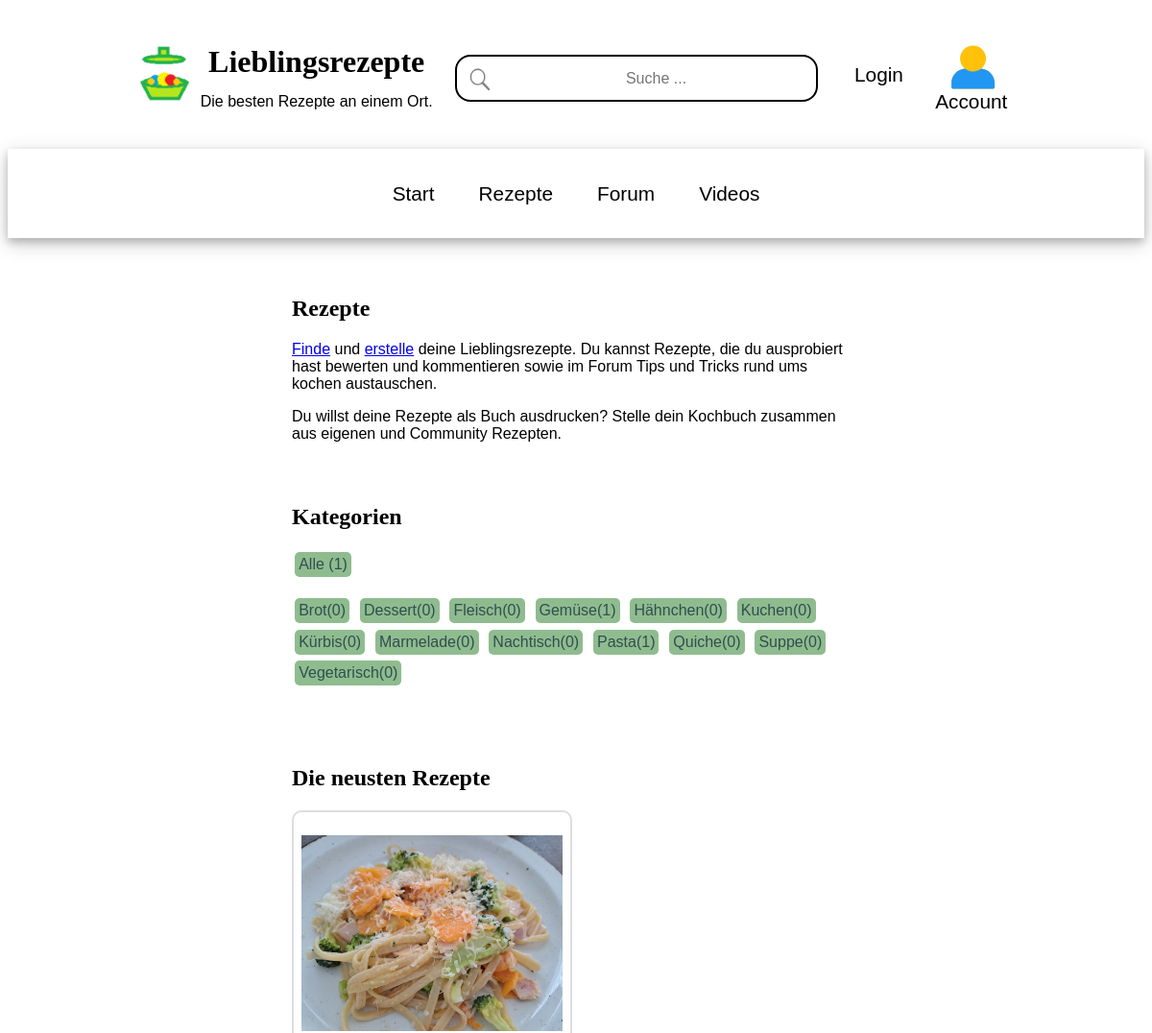
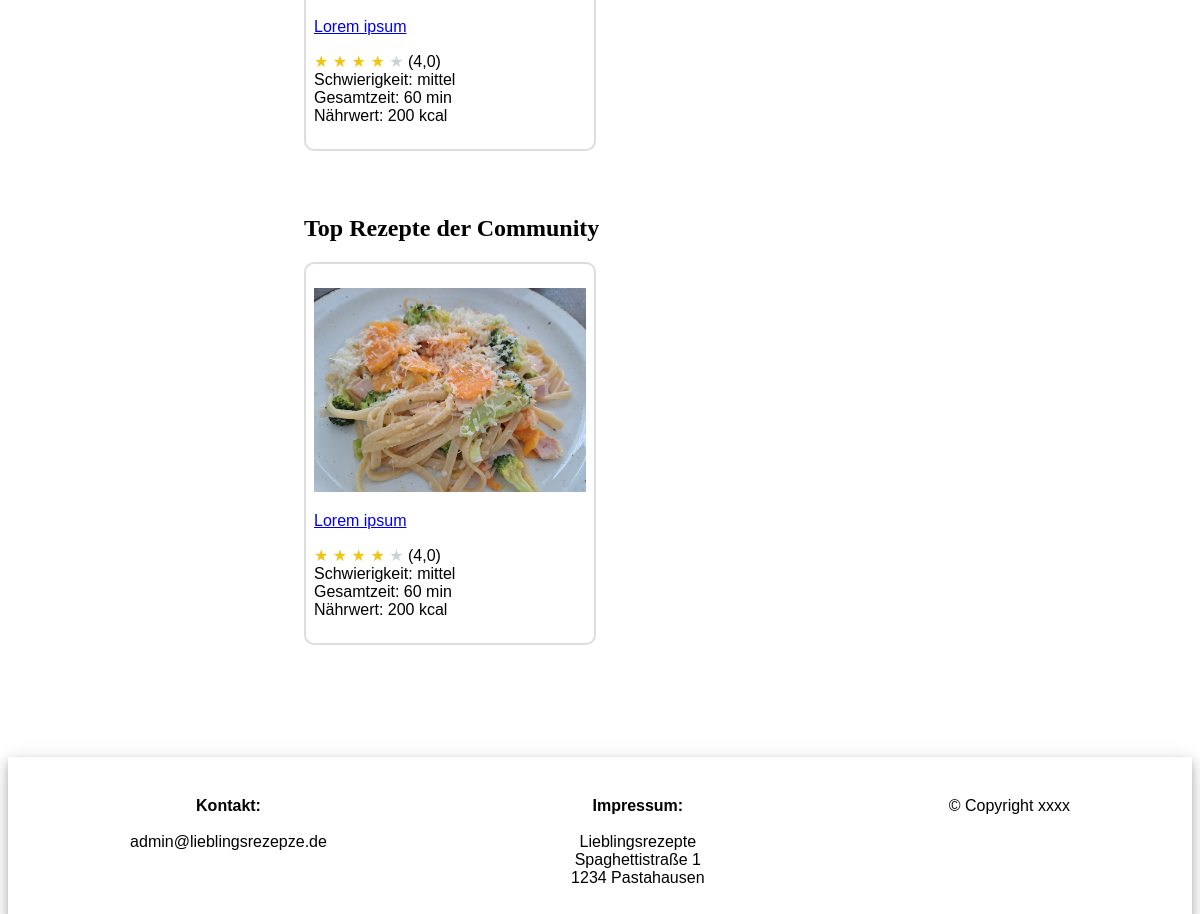
The page / on the database its author committed (2 pictures, top to bottom).
### recipes_app/models.py (models this page shows, shortened)
class Topic(models.Model):
    name = models.CharField(max_length=200, unique=True)
    class Meta:
        ordering = ['name']

class Recipe(models.Model):
    owner = models.ForeignKey(User, on_delete=models.SET_NULL, null=True)
    likes = models.ManyToManyField(User,  blank=True, related_name="likes")
    name = models.CharField(max_length=500)
    updated = models.DateTimeField(auto_now=True)
    created = models.DateTimeField(auto_now_add=True)
    topic = models.ManyToManyField(Topic, blank=True)
    persons = models.IntegerField()
    ingredients = models.TextField(null=True, blank=True)
    steps = models.TextField(null=True, blank=True)
    tips = models.TextField(null=True, blank=True)
    reference = models.TextField(null=True, blank=True)
    nutrients_person = models.FloatField(null=True, blank=True, default=0.0)
    nutrients_table = models.TextField(null=True, blank=True)
    expected_time_total = models.FloatField(null=True, blank=True, default=0.0)
    expected_time_work = models.FloatField(null=True, blank=True, default=0.0)
    expected_time_bake = models.FloatField(null=True, blank=True, default=0.0)
    expected_time_rest = models.FloatField(null=True, blank=True, default=0.0)
    difficulty = models.IntegerField(null=True, blank=True, default=0)
    image_meal = models.ImageField(blank=True, upload_to="recipes")
    rating_mean = models.FloatField(null=True, blank=True, default=0.0)
    rating_count = models.IntegerField(null=True, blank=True, default=0)
    rating_1 = models.IntegerField(null=True, blank=True, default=0)
    rating_2 = models.IntegerField(null=True, blank=True, default=0)
    rating_3 = models.IntegerField(null=True, blank=True, default=0)
    rating_4 = models.IntegerField(null=True, blank=True, default=0)
    rating_5 = models.IntegerField(null=True, blank=True, default=0)
    class Meta:
        ordering = ['-updated', '-created']

### recipes_app/views.py (the view)
# urls.py: 2. Add a URL to urlpatterns:  path('', views.home, name='home')
def home(request):
    max_recipes = Recipe.objects.count()
    recipes_latest = Recipe.objects.all()[:6]
    recipes_best = Recipe.objects.all()[:6]
    topics = Topic.objects.all()
    recipes = Recipe.objects.all()
    context = {
               "max_recipes": max_recipes,
               "topics": topics,
               "recipes_latest": recipes_latest,
               "recipes_best": recipes_best,
                "diff_lookup": COOKING_DIFFICULTY_LOOKUP,
    }
    return render(request, 'recipes_app/home.html', context)

### recipes_app/templates/recipes_app/home.html
{% extends 'main.html' %}
{% block content %}
<div class="main-container">
    <div class="main-middle-column">
        <div class="card">
            <h2>Rezepte</h2>
            <p> <a href="{% url 'recipes' %}">Finde</a> und <a href="{% url 'create-recipe' %}">erstelle</a> deine Lieblingsrezepte.
                Du kannst Rezepte, die du ausprobiert hast bewerten und kommentieren sowie im Forum Tips und Tricks rund ums kochen austauschen. </p>
            <p> Du willst deine Rezepte als Buch ausdrucken? Stelle dein Kochbuch zusammen aus eigenen und Community Rezepten. </p>
        </div>
        <div class="card">
            <h2>Kategorien</h2>
            <div class="topic-container">
                <a href="{% url 'recipes' %}" class="topic-link">Alle ({{max_recipes}})</a>
                <p>
                {% for topic in topics %}
                    <a href="{% url 'recipes' %}?tpc={{topic.id}}" class="topic-link">
                        {{topic.name}}({{topic.recipe_set.all.count}})
                    </a>
                {% endfor %}
                </p>
            </div>
        </div>
        <div class="card">
            <h2>Die neusten Rezepte</h2>
            <div class="grid-container">
            {% for recipe in recipes_latest %}
                <div class="grid-item">
                    <p>
                        {% if recipe.image_meal %}
                        <a href="{% url 'recipe' recipe.id %}"><img src="{{ recipe.image_meal.url }}" style="width: 100%; height: 100%;" ></a>
                        {% endif %}
                    </p>
                    <a href="{% url 'recipe' recipe.id %}">{{recipe.name}}</a>
                    <p>
                        {% if recipe.rating_mean %}
                            {% for i in '12345'|make_list  %}
                                {% if i|add:"0" <= recipe.rating_mean %}
                                    <span style='color:#f1c40f'>&#9733;</span>
                                {% else %}
                                    <span style='color:#ccd1d1'>&#9733;</span>
                                {% endif %}
                            {% endfor %}
                        {% else %}
                            <span style='color:#ccd1d1'>&#9733; &#9733; &#9733; &#9733; &#9733;</span>
                        {% endif %}
                        ({{ recipe.rating_mean|default_if_none:"-" }}) <br>
                        Schwierigkeit:
                        {% if recipe.difficulty in diff_lookup %}
                            {% for key, value in diff_lookup.items %}
                            {% if key == recipe.difficulty %}
                                {{value}}
                            {% endif %}
                            {% endfor %}
                        {% else %}
                            Grad {{ recipe.difficulty|default_if_none:"-" }}
                        {% endif%}
                        <br>
                        Gesamtzeit: {{ recipe.expected_time_total|floatformat:"0" }} min <br>
                        {% if  recipe.nutrients_person %}
                            Nährwert: {{ recipe.nutrients_person|floatformat:"0" }} kcal
                        {% else %}
                            Nährwert: - kcal
                        {% endif%}
                    </p>
                </div>
            {% endfor %}
        </div>
        </div>
        <div class="card">
            <h2>Top Rezepte der Community</h2>
            <div class="grid-container">
            {% for recipe in recipes_best %}
                <div class="grid-item">
                    <p>
                        {% if recipe.image_meal %}
                        <a href="{% url 'recipe' recipe.id %}"><img src="{{ recipe.image_meal.url }}" style="width: 100%; height: 100%;" ></a>
                        {% endif %}
                    </p>
                    <a href="{% url 'recipe' recipe.id %}">{{recipe.name}}</a>
                    <p>
                        {% if recipe.rating_mean %}
                            {% for i in '12345'|make_list  %}
                                {% if i|add:"0" <= recipe.rating_mean %}
                                    <span style='color:#f1c40f'>&#9733;</span>
                                {% else %}
                                    <span style='color:#ccd1d1'>&#9733;</span>
                                {% endif %}
                            {% endfor %}
                        {% else %}
                            <span style='color:#ccd1d1'>&#9733; &#9733; &#9733; &#9733; &#9733;</span>
                        {% endif %}
                        ({{ recipe.rating_mean|default_if_none:"-" }}) <br>
                        Schwierigkeit:
                        {% if recipe.difficulty in diff_lookup %}
                            {% for key, value in diff_lookup.items %}
                            {% if key == recipe.difficulty %}
                                {{value}}
                            {% endif %}
                            {% endfor %}
                        {% else %}
                            Grad {{ recipe.difficulty|default_if_none:"-" }}
                        {% endif%}
                        <br>
                        Gesamtzeit: {{ recipe.expected_time_total|floatformat:"0" }} min <br>
                        {% if  recipe.nutrients_person %}
                            Nährwert: {{ recipe.nutrients_person|floatformat:"0" }} kcal
                        {% else %}
                            Nährwert: - kcal
                        {% endif%}
                    </p>
                </div>
            {% endfor %}
        </div>
        </div>
  </div>
</div>
{% endblock content %}

### static/styles/main.css (style rules this page uses)
* { box-sizing: border-box; }
body { font-family: Verdana, sans-serif; font-size: 16px; background-color: white; }
h1, h2, h3, h4, h5, h6 { font-family: Georgia, serif; }
.main-container { display: flex; justify-content: center; width: 100%; clear: after; margin-top: 1.25em; }
.main-middle-column { width: 50%; max-width: 170em; }
.card { box-sizing: border-box; background-color: white; border-radius: 10px; border-style: none; margin-top: 2.5em; margin-bottom: 4em; }
.grid-container { display: grid; grid-template-columns: repeat(auto-fill, minmax(min(200px, 100%), 1fr)); gap: 0.5em; background-color: white; margin-top: 1em; margin-bottom: 1em; }
.grid-item { background-color: white; padding: 0.5em; border-radius: 10px; border-style: solid; border-width: 0.15em; border-color: #ddd; }
.topic-link { display: inline-block; background-color:#8FBC8F; border-radius: 5px; padding: 0.25em; margin: 0.2em; color: DarkSlateGray; text-decoration: none; }
.topic-container { display: block; width: 100%; max-height: 20em; overflow-y: scroll; scrollbar-width: auto; }

### rows shown on the page
Topic: name "Brot", recipe_set.all.count "0"
Topic: name "Dessert", recipe_set.all.count "0"
Topic: name "Fleisch", recipe_set.all.count "0"
Topic: name "Gemüse", recipe_set.all.count "1"
Topic: name "Hähnchen", recipe_set.all.count "0"
Topic: name "Kuchen", recipe_set.all.count "0"
Topic: name "Kürbis", recipe_set.all.count "0"
Topic: name "Marmelade", recipe_set.all.count "0"
Topic: name "Nachtisch", recipe_set.all.count "0"
Topic: name "Pasta", recipe_set.all.count "1"
Topic: name "Quiche", recipe_set.all.count "0"
Topic: name "Suppe", recipe_set.all.count "0"
Topic: name "Vegetarisch", recipe_set.all.count "0"
Recipe: image_meal (picture), name "Lorem ipsum", rating_mean "4,0", diff_lookup "mittel", expected_time_total "60", nutrients_person "200", diff_lookup "mittel"

### other values the page prints
{{ max_recipes }} "1"
